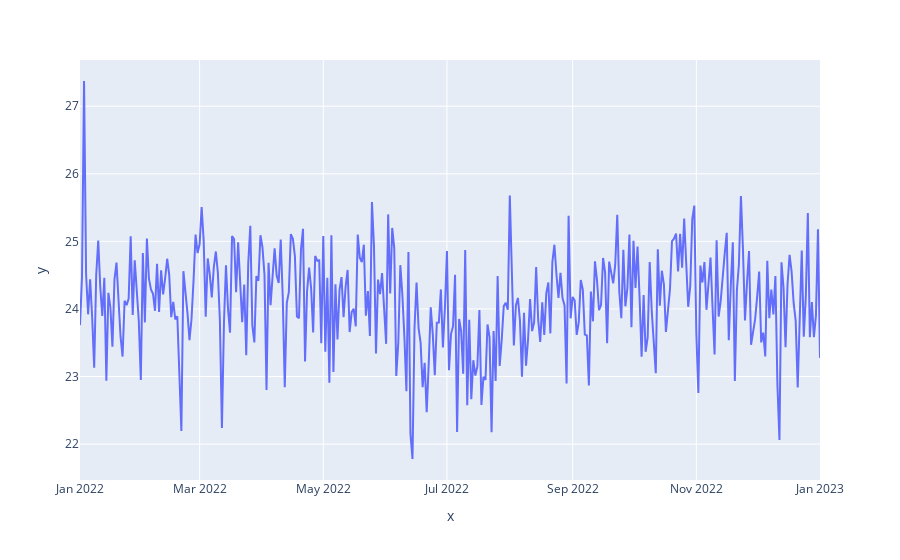

Source (notebook cell):
### Code cell
# Interactive visualizations

import plotly.express as px


 

fig = px.line( y=df_NEO_avg, x=df_NEO.index)
fig.show()

### Figure 1 — Plotly figure (JSON) as saved in the notebook; plotly's stock layout.template omitted (floating-point values rounded to 4 significant figures; data arrays with more than 128 entries replaced by an {"elided": "..."} marker saying what was removed)
{"data": [{"hovertemplate": "x=%{x}<br>y=%{y}<extra></extra>", "legendgroup": "", "line": {"color": "#636efa", "dash": "solid"}, "marker": {"symbol": "circle"}, "mode": "lines", "name": "", "orientation": "v", "showlegend": false, "type": "scatter", "x": {"elided": "418 str values"}, "xaxis": "x", "y": {"elided": "418 float values"}, "yaxis": "y"}], "layout": {"legend": {"tracegroupgap": 0}, "margin": {"t": 60}, "xaxis": {"anchor": "y", "domain": [0, 1], "title": {"text": "x"}}, "yaxis": {"anchor": "x", "domain": [0, 1], "title": {"text": "y"}}}}
